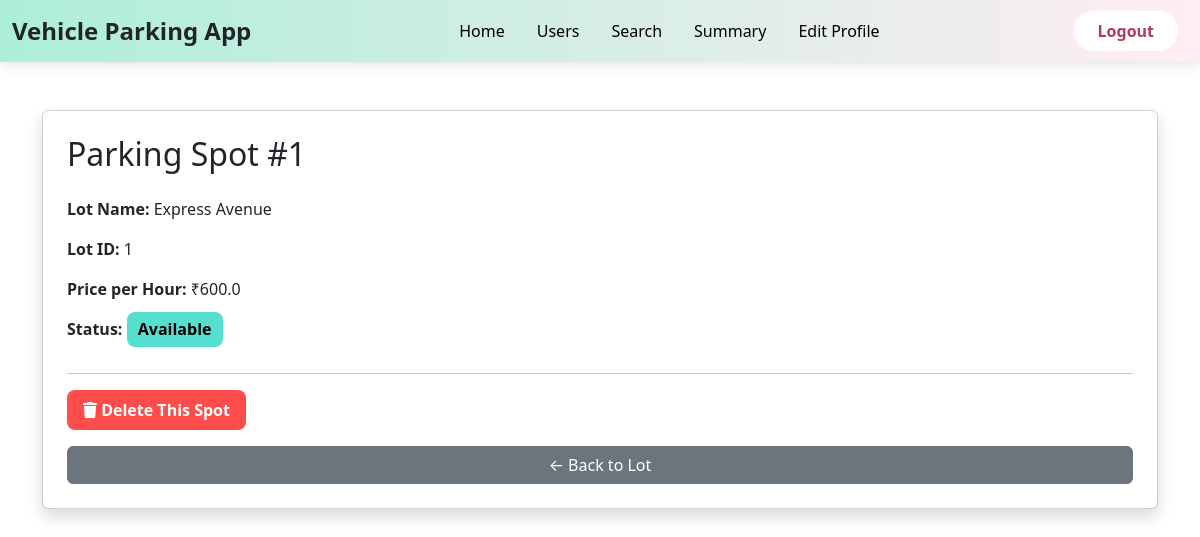
Before: /admin_dashboard/parking_spot/1 (signed in) with the older database file.
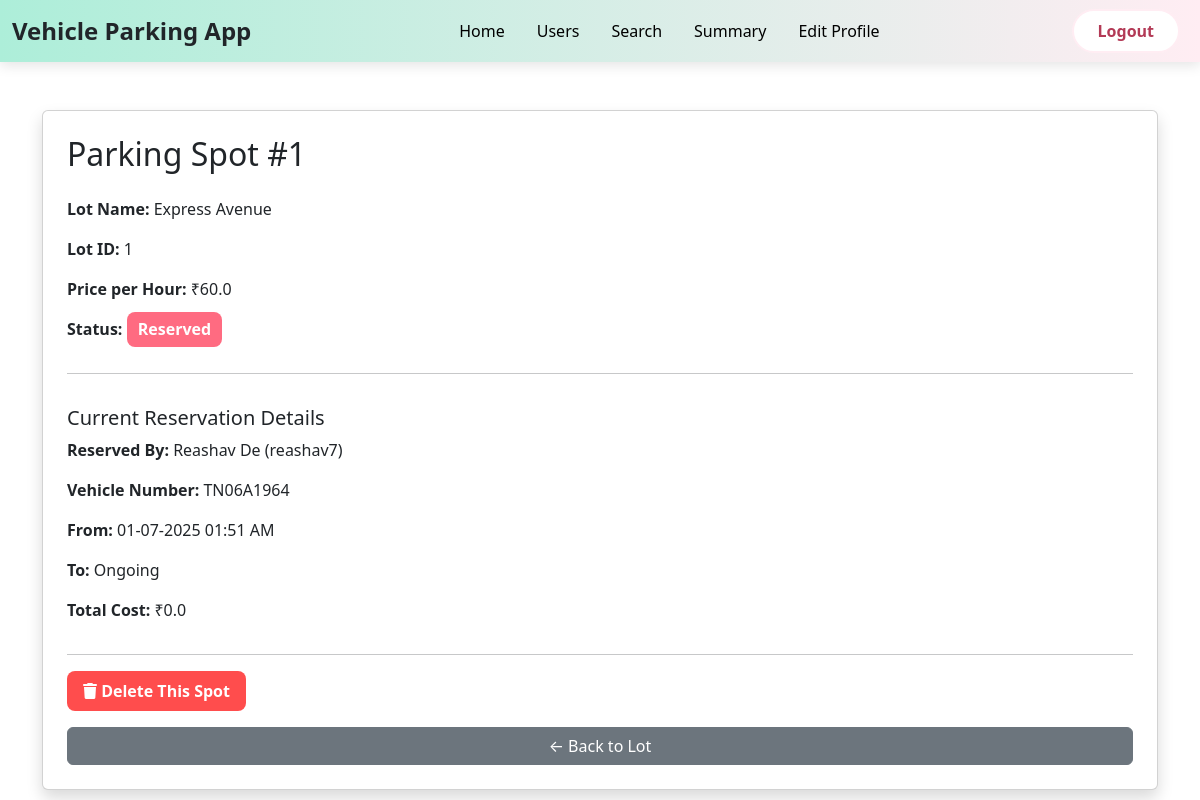
After: the same page with the newer database file.
### models.py (models this page shows)
class Parking_Spot(db.Model):
    __tablename__ = 'parking_spot'
    id = db.Column(db.Integer, primary_key=True)
    lot_id = db.Column(db.Integer, db.ForeignKey('parking_lot.id'), nullable=False)
    status = db.Column(db.String(1), default='A', nullable=False)
    reservations = db.relationship('Reservation', backref='parking_spot', lazy=True)

class Parking_Lot(db.Model):
    __tablename__ = 'parking_lot'
    id = db.Column(db.Integer, primary_key=True)
    prime_location_name = db.Column(db.String(128), nullable=False)
    address = db.Column(db.String(128), nullable=False)
    pin_code = db.Column(db.String(6), nullable=False)
    price_per_hour = db.Column(db.Float, nullable=False)
    maximum_spots = db.Column(db.Integer, nullable=False)
    parking_spots = db.relationship('Parking_Spot', backref='parking_lot', lazy=True)

class User(db.Model):
    __tablename__ = 'user'
    id = db.Column(db.Integer, primary_key=True)
    username = db.Column(db.String(32), unique=True, nullable=False)
    passhash = db.Column(db.String(256), nullable=False)
    name = db.Column(db.String(64), nullable=False)
    is_admin = db.Column(db.Boolean, default=False, nullable=False)
    reservations = db.relationship('Reservation', backref='user', lazy=True)

class Reservation(db.Model):
    __tablename__ = 'reservation'
    id = db.Column(db.Integer, primary_key=True)
    user_id = db.Column(db.Integer, db.ForeignKey('user.id'), nullable=False)
    spot_id = db.Column(db.Integer, db.ForeignKey('parking_spot.id'), nullable=False)
    date = db.Column(db.Date, nullable=False)
    start_time = db.Column(db.DateTime, default=datetime.utcnow)
    end_time = db.Column(db.DateTime, nullable=True)
    vehicle_number = db.Column(db.String(15), nullable=False)
    hours_parked = db.Column(db.Float, nullable=False)
    parking_cost_per_hour = db.Column(db.Float, nullable=False)
    total_parking_cost = db.Column(db.Float, nullable=False)

### routes.py (the view)
@app.route('/admin_dashboard/parking_spot/<int:spot_id>')
@admin_required
def parking_spot(spot_id):
    spot = Parking_Spot.query.get(spot_id)
    if not spot:
        flash("Parking spot not found", "danger")
        return redirect(url_for('admin_dashboard', user_id=session['user_id']))
    return render_template('parking_spot.html', spot=spot)

### routes.py (called while the page is built)
def admin_required(func):
    @wraps(func)
    def inner(*args, **kwargs):
        if 'user_id' not in session:
            flash('You need to log in first', 'danger')
            return redirect(url_for('admin_login'))
        user = User.query.get(session['user_id'])
        if not user.is_admin:
            flash('You do not have permission to access this page', 'danger')
            return redirect(url_for('admin_login'))
        return func(*args, **kwargs)
    return inner

### templates/parking_spot.html (shortened to what this page needs)
{% extends 'layout.html' %}
{% block navbar %}
    {% include 'admin_navbar.html' %}
{% endblock navbar %}
{% block content %}
<div class="container mt-5">
    <div class="card shadow p-4">
        <h2 class="mb-4">Parking Spot #{{ spot.id }}</h2>
        <p><strong>Lot Name:</strong> {{ spot.parking_lot.prime_location_name }}</p>
        <p><strong>Lot ID:</strong> {{ spot.lot_id }}</p>
        <p><strong>Price per Hour:</strong> ₹{{ spot.parking_lot.price_per_hour }}</p>
        <p>
            <strong>Status:</strong>
            {% if spot.status == 'A' %}
                <span class="badge-available">Available</span>
            {% else %}
                <span class="badge-reserved">Reserved</span>
            {% endif %}
        </p>
        {% if spot.status == 'R' %}
            <hr>
            <h5 class="mt-3">Current Reservation Details</h5>
            {% if spot.reservations %}
                {% set current_reservation = spot.reservations[-1] %}
                <p><strong>Reserved By:</strong> {{ current_reservation.user.name }} ({{ current_reservation.user.username }})</p>
                <p><strong>Vehicle Number:</strong> {{ current_reservation.vehicle_number }}</p>
                <p><strong>From:</strong> {{ current_reservation.start_time.strftime('%d-%m-%Y %I:%M %p') }}</p>
                <p><strong>To:</strong>
  {% if current_reservation.end_time %}
    {{ current_reservation.end_time.strftime('%d-%m-%Y %I:%M %p') }}
  {% else %}
    Ongoing
  {% endif %}
</p>
                <p><strong>Total Cost:</strong> ₹{{ current_reservation.total_parking_cost }}</p>
            {% else %}
                <p class="text-muted">No active reservation found.</p>
            {% endif %}
        {% endif %}
        <hr>
        <form method="POST" action="{{ url_for('delete_parking_spot', spot_id=spot.id) }}" onsubmit="return confirm('Are you sure you want to delete this spot? This cannot be undone.')">
            <button type="submit" class="btn btn-delete">
                <i class="fa-solid fa-trash"></i> Delete This Spot
            </button>
        </form>
        <a href="{{ url_for('view_parking_spots', lot_id=spot.lot_id) }}" class="btn btn-secondary mt-3">← Back to Lot</a>
    </div>
</div>
{% endblock content %}

### templates/layout.html (shortened to what this page needs)
<!DOCTYPE html>
<html lang="en">
<head>
    <link href="https://cdn.jsdelivr.net/npm/bootstrap@5.3.7/dist/css/bootstrap.min.css" rel="stylesheet">
    <link rel="stylesheet" href="https://cdnjs.cloudflare.com/ajax/libs/font-awesome/6.7.2/css/all.min.css" />
</head>
<body>
    {% block navbar %}
    {% endblock navbar %}
    {% block content %}
    {% endblock content %}
</body>
</html>

### templates/admin_navbar.html (shortened to what this page needs)
<nav class="navbar navbar-expand-lg navbar-gradient">
  <div class="container-fluid">
    <a class="navbar-brand fw-bold text-dark" href="{{ url_for('admin_dashboard', user_id=session['user_id']) }}" style="font-size: 1.5rem;">Vehicle Parking App</a>
    <div class="collapse navbar-collapse justify-content-center" id="navbarNav">
      <ul class="navbar-nav text-center">
        <li class="nav-item">
          <a class="nav-link navbar-link px-3" href="{{ url_for('admin_dashboard', user_id=session['user_id']) }}">Home</a>
        </li>
        <li class="nav-item">
          <a class="nav-link navbar-link px-3" href="{{ url_for('users_list') }}">Users</a>
        </li>
        <li class="nav-item">
          <a class="nav-link navbar-link px-3" href="#">Search</a>
        </li>
        <li class="nav-item">
          <a class="nav-link navbar-link px-3" href="#">Summary</a>
        </li>
        <li class="nav-item">
          <a class="nav-link navbar-link px-3" href="{{url_for('profile')}}">Edit Profile</a>
        </li>
      </ul>
    </div>
    <div class="d-flex">
      <a class="btn btn-logout me-2" href="{{url_for('admin_logout')}}">Logout</a>
    </div>
  </div>
</nav>

### templates/parking_spot.html (style rules this page uses)
.badge-reserved { background-color: #FF6B81; color: #fff; padding: 0.4em 0.7em; border-radius: 8px; font-weight: 600; }
.btn-delete { background-color: #ff4d4d; color: white; border: none; border-radius: 8px; padding: 0.5rem 1rem; font-weight: 600; }

### templates/admin_navbar.html (style rules this page uses)
.btn-logout { background-color: white; color: #b33a56; border: 2px solid #FFEDF3; font-weight: 600; border-radius: 50px; padding: 0.5rem 1.5rem; transition: background-color 0.3s, color 0.3s; }
.navbar-gradient { background: linear-gradient(to right, #ADEED9, #FFEDF3); box-shadow: 0 4px 12px rgba(0, 0, 0, 0.1); }
.navbar-link { font-weight: 500; color: #000 !important; transition: color 0.2s; }

Changed rows visible on the page:
changed Parking_Spot id 1: status "A" → "R" (drawn)
changed Parking_Lot "Express Avenue": parking_lot.price_per_hour "600.0" → "60.0"
now on this page (row edited): User: user.name "Reashav De", user.username "reashav7"
added Reservation: vehicle_number "TN06A1964", start_time "01-07-2025 01:51 AM", total_parking_cost "0.0"
Other visible differences:
text no longer shown: "Available"
text now shown: "Reserved Current Reservation Details Reserved By: ( ) Vehicle Number: From: To: Ongoing Total Cost: ₹"
